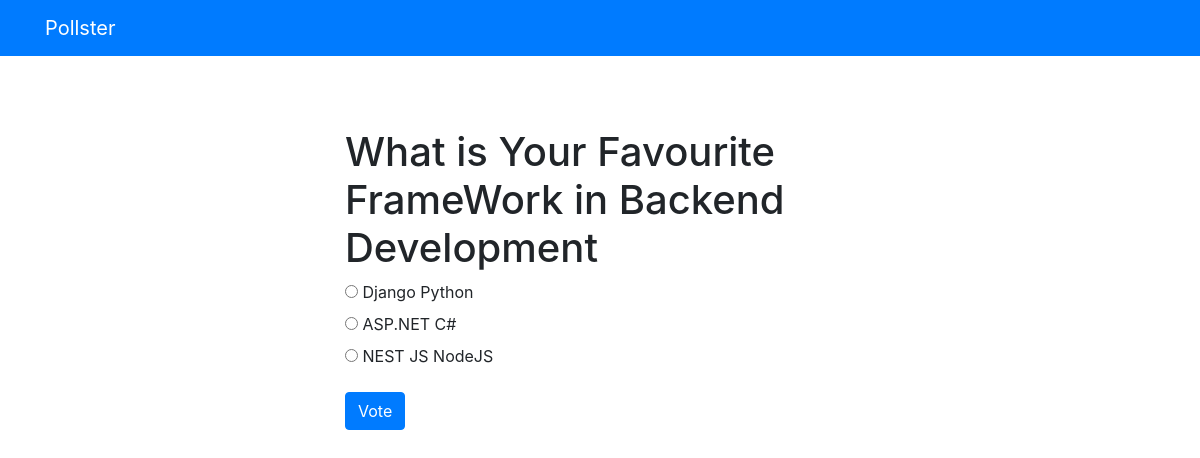
The page /polls/1/ on the database its author committed.
### polls/models.py (models this page shows, shortened)
class Question(models.Model):
	question_text = models.CharField(max_length = 200)
	pub_date = models.DateTimeField('date published')

class Choice(models.Model):
	question = models.ForeignKey(Question, on_delete = models.CASCADE)
	choice_text = models.CharField(max_length = 200)
	votes = models.IntegerField(default = 0)

### polls/views.py (the view)
# urls.py: path('<int:question_id>/', views.detail, name='detail'),
def detail(request, question_id):
    try:
        question = Question.objects.get(pk=question_id)
    except Question.DoesNotExist:
        raise Http404("Question does not exist")
    return render(request, 'polls/details.html', {'question': question})

### templates/polls/details.html (shortened to what this page needs)
{% extends 'base.html' %}
{% block content %}
<div class="container mt-5">
    <h1>{{ question.question_text }}</h1>
    <form action="{% url 'polls:vote' question.id %}" method="post">
    {% for choice in question.choice_set.all %}
        <input type="radio" name="choice" id="choice{{ forloop.counter }}" value="{{ choice.id }}">
        <label for="choice{{ forloop.counter }}">{{ choice.choice_text }}</label><br>
    {% endfor %}
    <input type="submit" value="Vote" class="btn btn-primary mt-3">
    </form>
</div>
{% endblock %}

### rows shown on the page
Question: question_text "What is Your Favourite FrameWork in Backend Development"
Choice: choice_text "Django Python"
Choice: choice_text "ASP.NET C#"
Choice: choice_text "NEST JS NodeJS"
